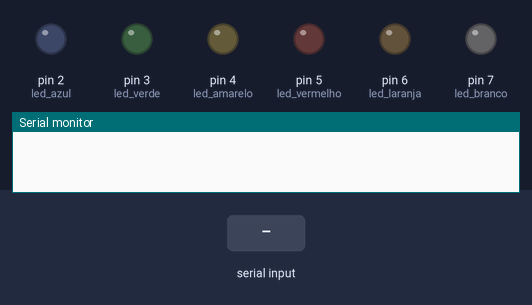
Bench run of a sketch on a simulated Arduino Uno, built with avr-gcc and run on an emulated ATmega328P. Parts: output pins drawn as LEDs (lit = HIGH), the last lines printed to the serial monitor. Inputs (shaded band) come from the test bench.

Above: at 1.2 s.
1.3 s: "1" received over Serial
At 2.5 s:
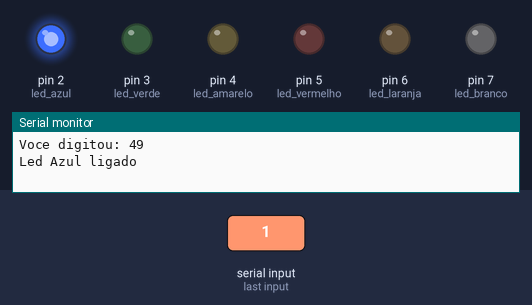
2.8 s: "2" received over Serial
At 3.7 s:
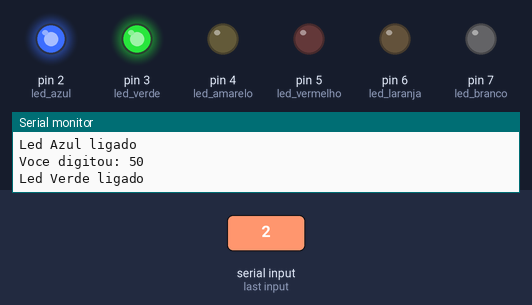
4.3 s: "3" received over Serial
At 4.8 s:
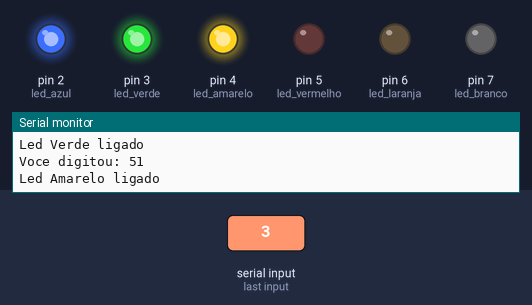
5.8 s: "4" received over Serial
At 7.0 s:
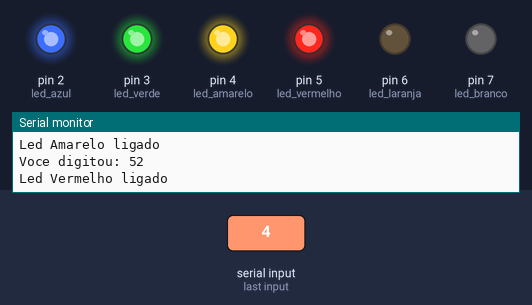
7.3 s: "5" received over Serial
At 8.3 s:
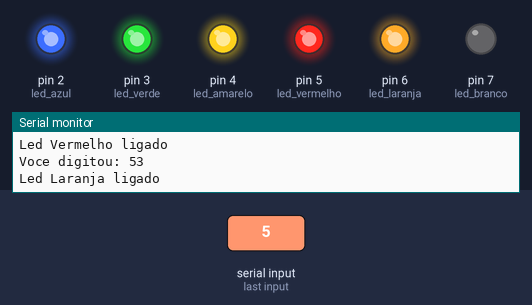
8.8 s: "6" received over Serial
At 9.4 s:
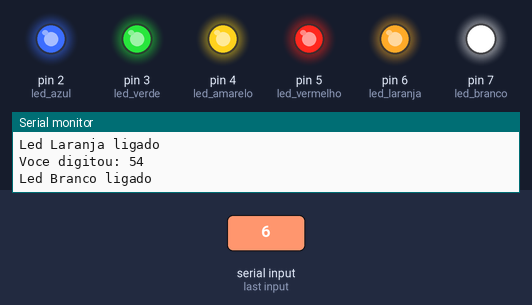
Timing chart, 0 to 11.3 s (numbered marks = the images above; inputs shaded):
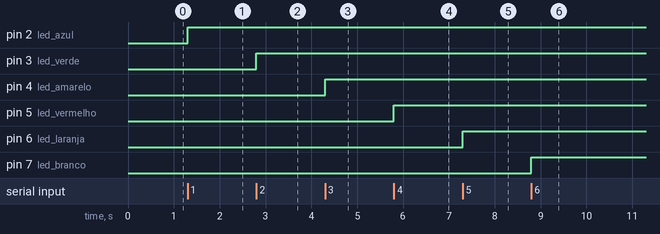

The sketch:

Aula_5_Comandos_via_Serial.ino
```cpp
// C++ code
// Projeto Aula 3 - Arduino pelo Tinkercad
// Uso de Pino Analógico

const int led_azul = 2;
const int led_verde = 3;
const int led_amarelo = 4;
const int led_vermelho = 5;
const int led_laranja = 6;
const int led_branco = 7;

byte byteRead;

void setup(){
  Serial.begin(9600);
  pinMode(led_azul, OUTPUT);
  pinMode(led_verde, OUTPUT);
  pinMode(led_amarelo, OUTPUT);
  pinMode(led_vermelho, OUTPUT);
  pinMode(led_laranja, OUTPUT);
  pinMode(led_branco, OUTPUT);
}

void loop(){

  if(Serial.available()){
    byteRead = Serial.read(); // vai receber a mensagem que enviaremos a partir do teclado
   	Serial.print("Voce digitou: ");
    Serial.println(byteRead);
    switch(byteRead){

      case '1':
        if(digitalRead(led_azul) == 0){
          Serial.println("Led Azul ligado");
        }else{
          Serial.println("Led Azul desligado");
        }
      	digitalWrite(led_azul, !digitalRead(led_azul));// inverso do estado do LED. Ex: o estado inicial é 0 (desligado), quando iniciar o programa e teclar "1" ele liga
      	break;
      case '2':
         if(digitalRead(led_verde) == 0){
          Serial.println("Led Verde ligado");
        }else{
          Serial.println("Led Verde desligado");
        }
      	digitalWrite(led_verde, !digitalRead(led_verde));
      	break;
      case '3':
        if(digitalRead(led_amarelo) == 0){
        Serial.println("Led Amarelo ligado");
        }else{
        Serial.println("Led Amarelo desligado");
        }
      	digitalWrite(led_amarelo, !digitalRead(led_amarelo));
     	break;
      case '4':
        if(digitalRead(led_vermelho) == 0){
          Serial.println("Led Vermelho ligado");
        }else{
          Serial.println("Led Vermelho desligado");
        }
      	digitalWrite(led_vermelho, !digitalRead(led_vermelho));
      	break;
      case '5':
        if(digitalRead(led_laranja) == 0){
          Serial.println("Led Laranja ligado");
        }else{
          Serial.println("Led Laranja desligado");
        }
      	digitalWrite(led_laranja, !digitalRead(led_laranja));
     	break;
      case '6':
        if(digitalRead(led_branco) == 0){
          Serial.println("Led Branco ligado");
        }else{
          Serial.println("Led Branco desligado");
        }
      	digitalWrite(led_branco, !digitalRead(led_branco));
    	break;
    	}

  }


}
```

Measured:
- after the input at 1.3 s, pin 2 (led_azul): LOW → HIGH at once
- after the input at 2.8 s, pin 3 (led_verde): LOW → HIGH at once
- after the input at 4.3 s, pin 4 (led_amarelo): LOW → HIGH at once
- after the input at 5.8 s, pin 5 (led_vermelho): LOW → HIGH at once
- after the input at 7.3 s, pin 6 (led_laranja): LOW → HIGH at once
- after the input at 8.8 s, pin 7 (led_branco): LOW → HIGH at once
